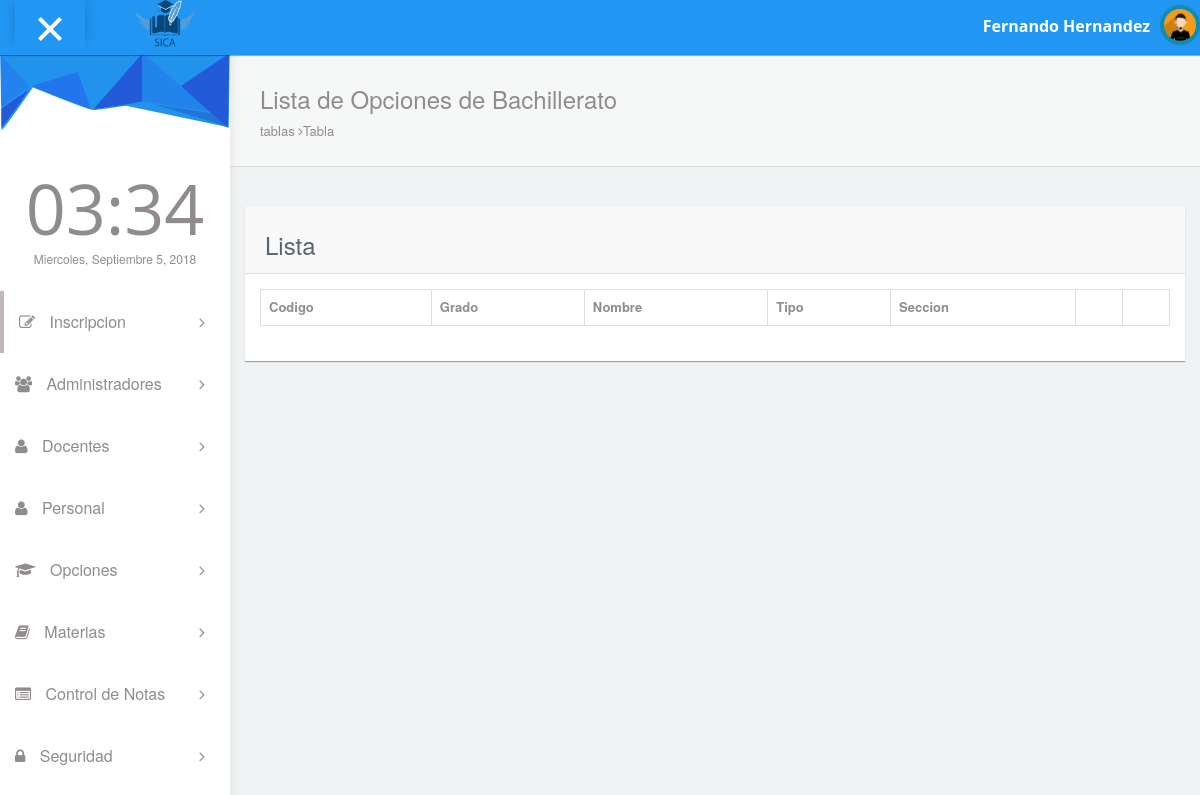
Page /pages/listaOpciones.php on the earlier database version.
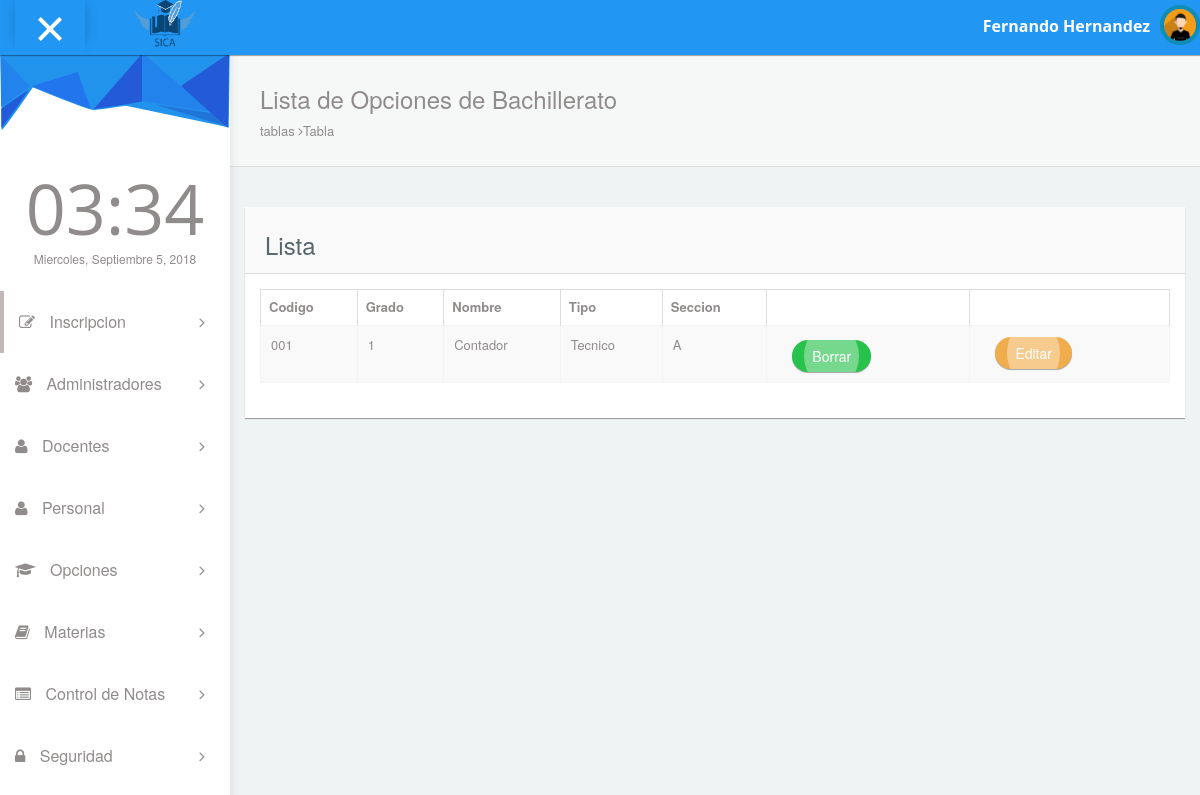
Same page on the later database version.
### tables this page shows
CREATE TABLE IF NOT EXISTS `tbachilleratos` (
  `eid_bachillerato` int(11) NOT NULL,
  `ccodigo` varchar(20) NOT NULL,
  `cnombe` varchar(30) NOT NULL,
  `cdescripcion` varchar(200) NOT NULL,
  `efk_tipo` int(11) NOT NULL
);

CREATE TABLE IF NOT EXISTS `tgrado` (
  `eid_grado` int(11) NOT NULL,
  `cgrado` int(11) NOT NULL
);

CREATE TABLE IF NOT EXISTS `ttipobachillerato` (
  `eid_tipo` int(11) NOT NULL,
  `ctipo` varchar(50) NOT NULL
);

CREATE TABLE IF NOT EXISTS `tsecciones` (
  `eid_seccion` int(11) NOT NULL,
  `cseccion` varchar(10) NOT NULL
);

### pages/listaOpciones.php (the view, shortened to what this page needs)
<!DOCTYPE html>
<html lang="en">
<head>
  <link rel="stylesheet" type="text/css" href="../asset/css/bootstrap.min.css">
  <link rel="stylesheet" type="text/css" href="../asset/css/plugins/font-awesome.min.css"/>
  <link rel="stylesheet" type="text/css" href="../asset/css/plugins/datatables.bootstrap.min.css"/>
  <link rel="stylesheet" type="text/css" href="../asset/css/plugins/animate.min.css"/>
  <link href="../asset/css/style.css" rel="stylesheet">
</head>
<body id="mimin" class="dashboard">
      <?php include "header.php"?>
      <div class="container-fluid mimin-wrapper">
<?php include "menu.php";?>
            <div id="content">
               <div class="panel box-shadow-none content-header">
                  <div class="panel-body">
                    <div class="col-md-12">
                        <h3 class="animated fadeInLeft">Lista de Opciones de Bachillerato</h3>
                        <p class="animated fadeInDown">
                          tablas <span class="fa-angle-right fa"></span>Tabla
                        </p>
                    </div>
                  </div>
              </div>
              <form id="turismo" name="turismo" action="" method="post">
              <div class="col-md-12 top-20 padding-0">
                <div class="col-md-12">
                  <div class="panel">
                    <div class="panel-heading"><h3>Lista</h3></div>
                    <div class="panel-body">
                      <div class="responsive-table">
                      <table id="datatables-example" class="table table-striped table-bordered" width="100%" cellspacing="0">
                      <thead>
                        <tr>
                          <th>Codigo</th>
                          <th>Grado</th>
                          <th>Nombre</th>
                          <th>Tipo</th>
                          <th>Seccion</th>
                          <th></th>
                          <th></th>
                        </tr>
                      </thead>
                      <tbody>
                      <?php
include "../config/conexion.php";
$result = $conexion->query("SELECT tbachilleratos.ccodigo,tbachilleratos.cnombe,ttipobachillerato.ctipo,tgrado.cgrado,tsecciones.cseccion FROM topciones INNER JOIN tbachilleratos ON topciones.efk_bto = tbachilleratos.eid_bachillerato INNER JOIN ttipobachillerato ON tbachilleratos.efk_tipo = ttipobachillerato.eid_tipo INNER JOIN tgrado ON topciones.efk_grado = tgrado.eid_grado INNER JOIN tsecciones ON topciones.efk_seccion = tsecciones.eid_seccion ORDER BY eid_grado");
if ($result) {
    while ($fila = $result->fetch_object()) {
        echo "<tr>";
        echo "<td>" . $fila->ccodigo . "</td>";
        echo "<td>" . $fila->cgrado . "</td>";
        echo "<td>" . $fila->cnombe . "</td>";
        echo "<td>" . $fila->ctipo . "</td>";
        echo "<td>" . $fila->cseccion . "</td>";
        echo "<td>
          <div class='col-md-1' style='margin-top:4px'>
            <button class='btn ripple-infinite btn-round btn-success' onclick='confirmar(" . $fila->idempleado . ")'>
            <div>
              <span>Borrar</span>
            </div>
            </button>
            </div>
        </td>";
        echo "<td>
        <div class='col-md-1' style='margin-top:1px'>
          <button class='btn ripple-infinite btn-round btn-warning' onclick='modify(" . $fila->idempleado . ")';>
          <div>
            <span>Editar</span>
          </div>
          </button>
          </div>
      </td>";
        echo "</tr>";
    }
}
?>
                      </tbody>
                        </table>
                      </div>
                  </div>
                </div>
              </div>
              </div>
              </form>
            </div>
      </div>
</body>
</html>

### pages/header.php (shortened to what this page needs)
<nav class="navbar navbar-default header navbar-fixed-top">
  <div class="col-md-12 nav-wrapper">
    <div class="navbar-header" style="width:100%;">
      <div class="opener-left-menu is-open">
        <span class="bottom"></span>
      </div>
      <b><img src="../asset/img/logo.png" style="width:60px;height=60px"></b>
        <a href="index.html" class="navbar-brand">
        </a>
      <ul class="nav navbar-nav navbar-right user-nav">
        <li class="user-name"><span>Fernando Hernandez </span></li>
          <li class="dropdown avatar-dropdown">
           <img src="../asset/img/avatar.jpg" class="img-circle avatar" alt="user name" data-toggle="dropdown" aria-haspopup="true" aria-expanded="true"/>
        </li>
      </ul>
    </div>
  </div>
</nav>

### pages/menu.php (shortened to what this page needs)
<div id="left-menu">
  <div class="sub-left-menu scroll">
    <ul class="nav nav-list">
        <li><div class="left-bg"></div></li>
        <li class="time">
          <h1 class="animated fadeInLeft">21:00</h1>
          <p class="animated fadeInRight">Sat,October 1st 2029</p>
        </li>
    <li class="active ripple">
      <a class="tree-toggle nav-header"><span class="fa fa-edit"></span> Inscripcion
        <span class="fa-angle-right fa right-arrow text-right"></span>
      </a>
    </li>
    <li class="ripple">
      <a class="tree-toggle nav-header">
        <span class="fa fa-users"></span> Administradores
        <span class="fa-angle-right fa right-arrow text-right"></span>
      </a>
    </li>
    <li class="ripple">
      <a class="tree-toggle nav-header">
        <span class="fa-user fa"></span> Docentes
        <span class="fa-angle-right fa right-arrow text-right"></span>
      </a>
    </li>
    <li class="ripple">
      <a class="tree-toggle nav-header">
        <span class="fa-user fa"></span> Personal
        <span class="fa-angle-right fa right-arrow text-right"></span>
      </a>
    </li>
    <li class="ripple">
      <a class="tree-toggle nav-header">
        <span class="fa fa-graduation-cap"></span> Opciones
        <span class="fa-angle-right fa right-arrow text-right"></span>
      </a>
    </li>
    <li class="ripple">
      <a class="tree-toggle nav-header">
        <span class="fa fa-book"></span> Materias
        <span class="fa-angle-right fa right-arrow text-right"></span>
      </a>
    </li>
         <li class="ripple">
          <a class="tree-toggle nav-header">
            <span class="fa fa-list-alt"></span> Control de Notas
            <span class="fa-angle-right fa right-arrow text-right"></span>
          </a>
        </li>
        <li class="ripple">
          <a class="tree-toggle nav-header">
            <span class="fa fa-lock "></span> Seguridad
            <span class="fa-angle-right fa right-arrow text-right"></span>
          </a>
        </li>
      </ul>
    </div>
</div>

Differences in the rows shown:
added tbachilleratos: ccodigo "001", tgrado.cgrado "1", cnombe "Contador", efk_tipo.ctipo "Tecnico", tsecciones.cseccion "A"
